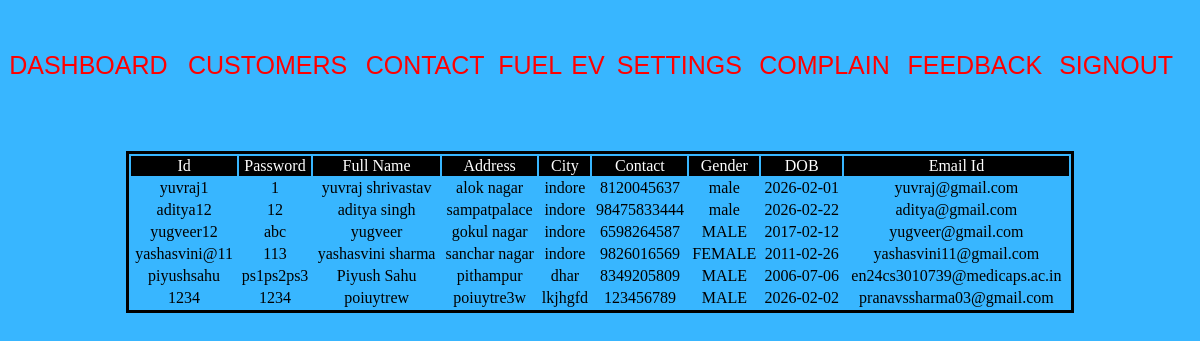
Page /companycustomerscodedb on the committed database.
### development/models.py (models this page shows)
class CustomerSignup(models.Model):
    id = models.TextField(primary_key=True, db_column='ID')
    password = models.TextField(db_column='Password')
    fullname = models.TextField(db_column='Fullname')
    address = models.TextField(db_column='Address')
    city = models.TextField(db_column='City')
    contact = models.TextField(db_column='Contact')
    gender = models.TextField(db_column='Gender')
    dob = models.TextField(db_column='DOB')
    emailid = models.TextField(db_column='EmailId')
    class Meta:
        db_table = 'customersignup'

### development/views.py (the view)
# urls.py: path("companycustomerscodedb", views.companycustomersdbcode),
def companycustomersdbcode(request):
    data = list(CustomerSignup.objects.values_list())
    return render(request, "companycustomers.html", {'data': data})

### templates/companycustomers.html (shortened to what this page needs)
{% load static %}
<!DOCTYPE html>
<html lang="en">
<head>
</head>
<body>
<div style="width:100%;height:50px">
    <table width="100%" class="tabtheme">
        <tr>
            <td class="box"><a href="companydashboardlink" >Dashboard</a></td>
            <td class="box"><a href="companycustomerscodedb">Customers</a></td>
            <td class="box"><a href="companycontactcodedb">Contact</a></td>
            <td class="box"><a href="companyorderfuelcodedb">Fuel</a></td>
            <td class="box"><a href="companyorderevcodedb">EV</a></td>
            <td class="box"><a href="companysettingslink">settings</a></td>
            <td class="box"><a href="companycomplaincodedb">complain</a></td>
            <td class="box"><a href="companyfeedbackcodedb">feedback</a></td>
            <td class="box"><a href="companylink">signout</a></td>
        </tr>
    </table>
</div>
<div class="formtheme">
<br><br>
    <table width="80%" align="center" style="border:solid">
        <tr align="center"  style="background-color:black;color:white;">
            <td>Id</td>
            <td>Password</td>
            <td>Full Name</td>
            <td>Address</td>
            <td>City</td>
            <td>Contact</td>
            <td>Gender</td>
            <td>DOB</td>
            <td>Email Id</td>
        </tr>
        {% for records in data %}
            <tr align="center">
                <td>{{ records.0 }}</td>
                <td>{{ records.1 }}</td>
                <td>{{ records.2 }}</td>
                <td>{{ records.3 }}</td>
                <td>{{ records.4 }}</td>
                <td>{{ records.5 }}</td>
                <td>{{ records.6 }}</td>
                <td>{{ records.7 }}</td>
                <td>{{ records.8 }}</td>
            </tr>
        {% endfor %}
    </table>
</div>
</body>
</html>

### rows in the picture
CustomerSignup: ID "yuvraj1", Password "1", Fullname "yuvraj shrivastav", Address "alok nagar", City "indore", Contact "8120045637", Gender "male", DOB "2026-02-01", EmailId "yuvraj@gmail.com"
CustomerSignup: ID "aditya12", Password "12", Fullname "aditya singh", Address "sampatpalace", City "indore", Contact "98475833444", Gender "male", DOB "2026-02-22", EmailId "aditya@gmail.com"
CustomerSignup: ID "yugveer12", Password "abc", Fullname "yugveer", Address "gokul nagar", City "indore", Contact "6598264587", Gender "MALE", DOB "2017-02-12", EmailId "yugveer@gmail.com"
CustomerSignup: ID "yashasvini@11", Password "113", Fullname "yashasvini sharma", Address "sanchar nagar", City "indore", Contact "9826016569", Gender "FEMALE", DOB "2011-02-26", EmailId "yashasvini11@gmail.com"
CustomerSignup: ID "piyushsahu", Password "ps1ps2ps3", Fullname "Piyush Sahu", Address "pithampur", City "dhar", Contact "8349205809", Gender "MALE", DOB "2006-07-06", EmailId "en24cs3010739@medicaps.ac.in"
CustomerSignup: ID "1234", Password "1234", Fullname "poiuytrew", Address "poiuytre3w", City "lkjhgfd", Contact "123456789", Gender "MALE", DOB "2026-02-02", EmailId "pranavssharma03@gmail.com"
